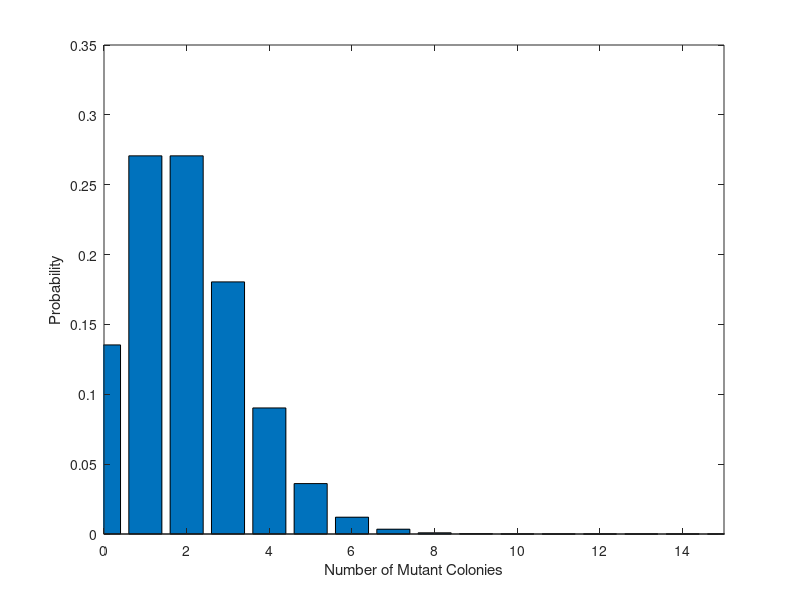

Reproduce this figure in MATLAB.
%Exploring the Poisson Distribution

%We want to plot the Poisson distribution and examine its variance and mean

%Parameters:
N=100;          %number of cells
r=0.02;         %mutation probability
lambda=N*r;     %mean number of mutant colonies (or cells)

%I'm going to plot the probability of having n mutants as a function of n.
%Let's define an n-range
nRange=0:100;
%Calculate the Poisson distribution
P=lambda.^nRange./factorial(nRange)*exp(-lambda);

figure(1)
bar(nRange, P)
xlabel('Number of Mutant Colonies')
ylabel('Probability')
xlim([0,15])


%Let's check that the distribution is normalized. If the sum of all
%probabilities is 1, then it's normalized
sum(P)

%Calculate the mean
sum(nRange.*P)
%Calculate the variance
sum(nRange.^2.*P)-sum(nRange.*P)^2
